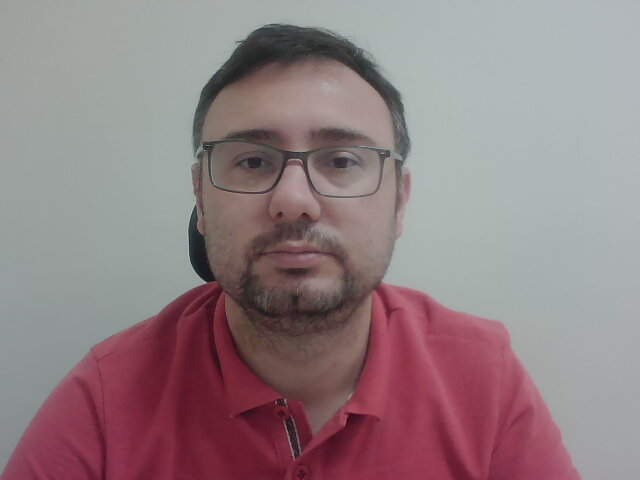
#> input picture images/yuz.jpg, 640 x 480 px, given in place of the camera
$ python kamera_siyah_beyaz.py
#> lines starting #> are read from the running program, lines starting #| are printed output that depends on the picture; after the words box and inside, x2 and y2 are one past the last pixel; in counts of white or black regions, pixels touching at a corner belong together
from tkinter.tix import Tree
import cv2

cap = cv2.VideoCapture(0)

while True:
    durum,goruntu=cap.read()
#> goruntu is the input picture: shape (480, 640, 3); mean B, G, R 131, 127.7, 146
    gri=cv2.cvtColor(goruntu,cv2.COLOR_BGR2GRAY)
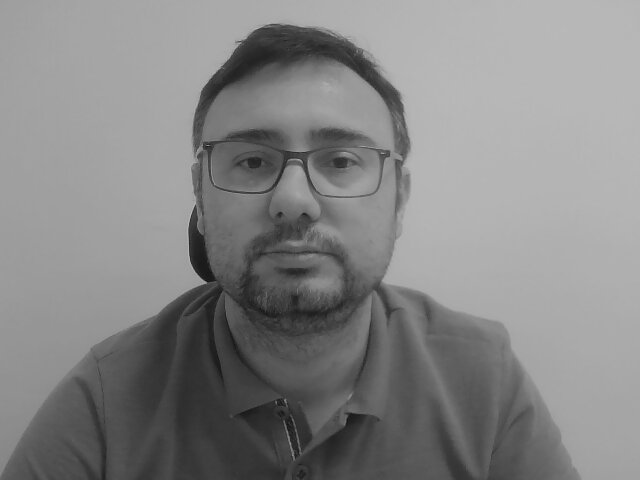
#> gri: shape (480, 640); min 13, max 190, mean 133.5
    t,sb=cv2.threshold(gri,70,255,cv2.THRESH_BINARY)
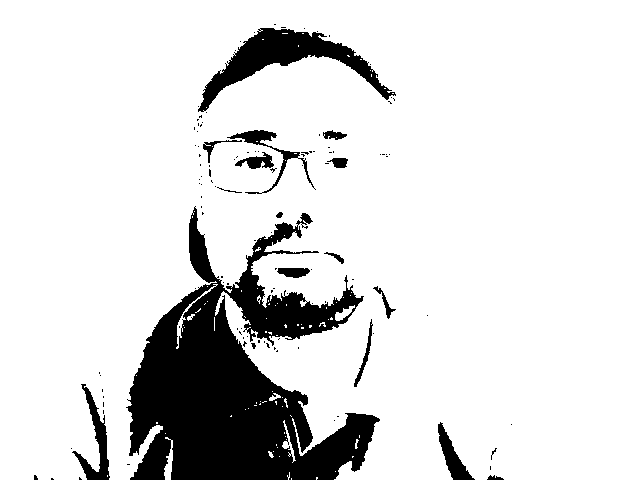
#> sb: shape (480, 640); 86.4% white; 120 black regions (104 under 20 px), largest, box (x1, y1, x2, y2) and area: (126, 206, 380, 480) 32615, (198, 28, 396, 112) 4664, (72, 384, 110, 480) 1080
    kenarlar=cv2.Canny(gri,80,170)
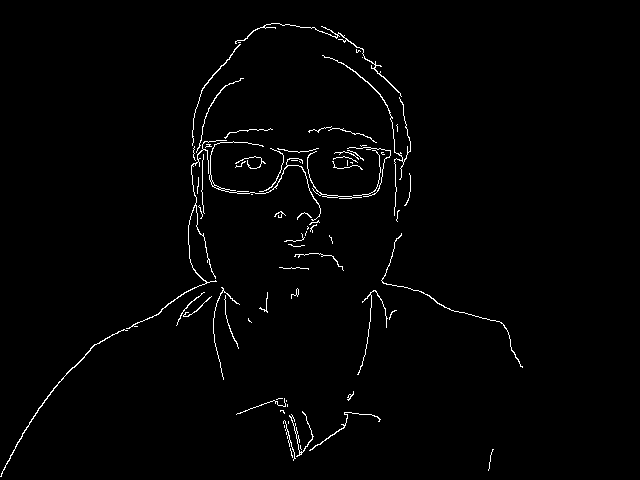
#> kenarlar: shape (480, 640); 1.5% white in thin lines or dots, all inside (x1, y1, x2, y2) = (0, 23, 523, 477)
    cv2.imshow("kamera",goruntu)
    cv2.imshow("kenarlar",kenarlar)
    if cv2.waitKey(1) & 0xFF == ord('q'):
#> (key q is pressed here)
        break

cap.release()
cv2.destroyAllWindows()
